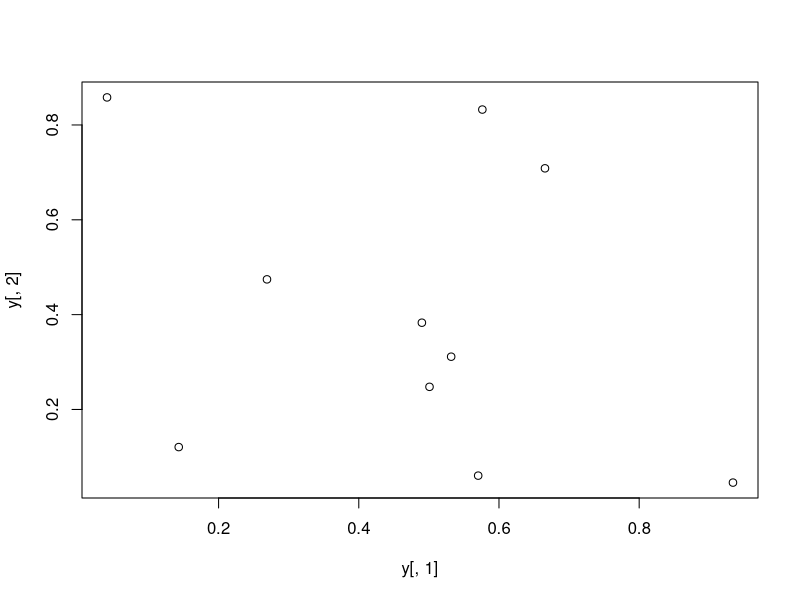
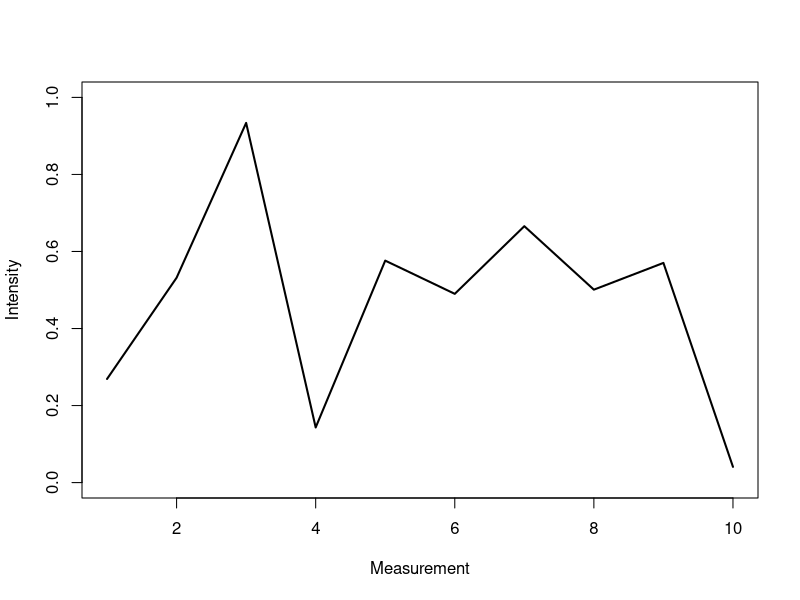
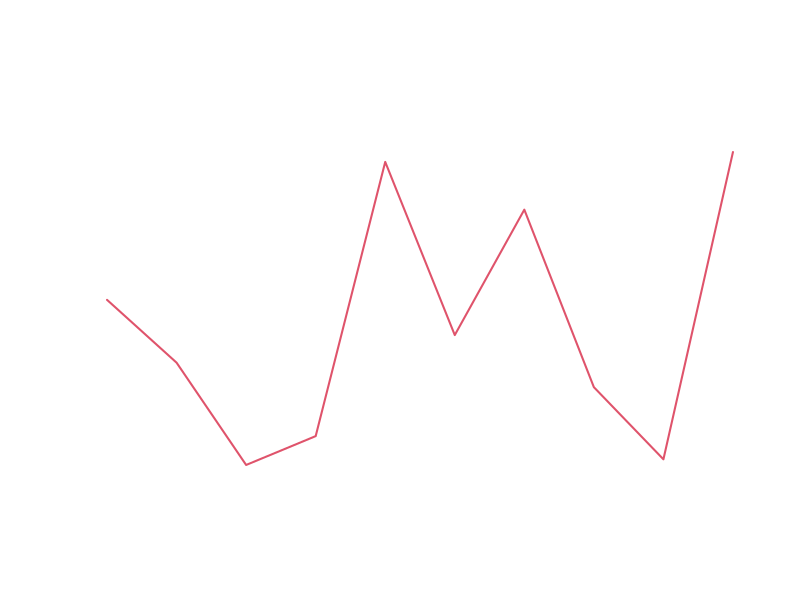
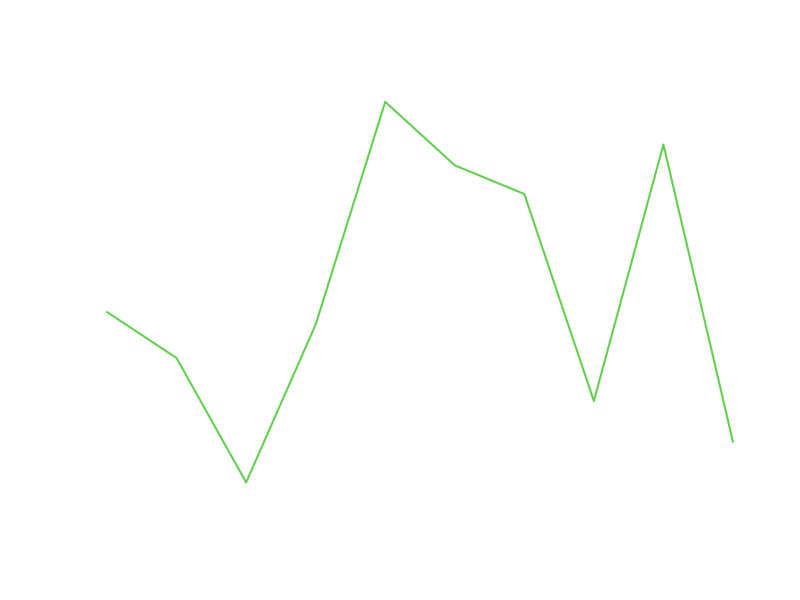

Write the R code that produced these figures, in order.
# basic graphics

# scatter plots
set.seed(1410)
y <- matrix(runif(30), ncol=3, dimnames=list(letters[1:10], LETTERS[1:3]))
plot(y[,1], y[,2]) 


# plot line graphs
plot(y[,1], ylim=c(0,1), xlab="Measurement", ylab="Intensity", type="l", lwd=2, col=1)
for(i in 2:length(y[1,])) { 
	screen(1, new=FALSE)
	plot(y[,i], ylim=c(0,1), type="l", lwd=2, col=i, xaxt="n", yaxt="n", ylab="", 
             xlab="", main="", bty="n") 
}
